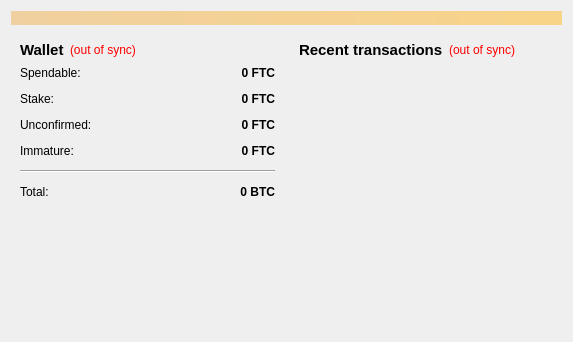
<?xml version="1.0" encoding="UTF-8"?>
<ui version="4.0">
 <class>OverviewPage</class>
 <widget class="QWidget" name="OverviewPage">
  <property name="geometry">
   <rect>
    <x>0</x>
    <y>0</y>
    <width>573</width>
    <height>342</height>
   </rect>
  </property>
  <property name="windowTitle">
   <string>Form</string>
  </property>
  <layout class="QVBoxLayout" name="topLayout">
   <item>
    <widget class="QLabel" name="labelAlerts">
     <property name="visible">
      <bool>false</bool>
     </property>
     <property name="styleSheet">
      <string notr="true">background-color: qlineargradient(x1: 0, y1: 0, x2: 1, y2: 0, stop:0 #F0D0A0, stop:1 #F8D488);  color:#000000
</string>
     </property>
     <property name="wordWrap">
      <bool>true</bool>
     </property>
     <property name="margin">
      <number>3</number>
     </property>
    </widget>
   </item>
   <item>
    <layout class="QHBoxLayout" name="horizontalLayout" stretch="1,1">
     <item>
      <layout class="QVBoxLayout" name="verticalLayout_2">
       <item>
        <widget class="QWidget" name="widget" native="true">
         <layout class="QVBoxLayout" name="verticalLayout_4">
          <item>
           <layout class="QHBoxLayout" name="horizontalLayout_4">
            <item>
             <widget class="QLabel" name="label_5">
              <property name="font">
               <font>
                <pointsize>11</pointsize>
                <weight>75</weight>
                <bold>true</bold>
               </font>
              </property>
              <property name="text">
               <string>Wallet</string>
              </property>
             </widget>
            </item>
            <item>
             <widget class="QLabel" name="labelWalletStatus">
              <property name="toolTip">
               <string>The displayed information may be out of date. Your wallet automatically synchronizes with the FINAD network after a connection is established, but this process has not completed yet.</string>
              </property>
              <property name="styleSheet">
               <string notr="true">QLabel { color: red; }</string>
              </property>
              <property name="text">
               <string notr="true">(out of sync)</string>
              </property>
              <property name="alignment">
               <set>Qt::AlignLeading|Qt::AlignLeft|Qt::AlignVCenter</set>
              </property>
             </widget>
            </item>
            <item>
             <spacer name="horizontalSpacer_2">
              <property name="orientation">
               <enum>Qt::Horizontal</enum>
              </property>
              <property name="sizeHint" stdset="0">
               <size>
                <width>40</width>
                <height>20</height>
               </size>
              </property>
             </spacer>
            </item>
           </layout>
          </item>
          <item>
           <layout class="QFormLayout" name="formLayout_2">
            <property name="fieldGrowthPolicy">
             <enum>QFormLayout::AllNonFixedFieldsGrow</enum>
            </property>
            <property name="horizontalSpacing">
             <number>12</number>
            </property>
            <property name="verticalSpacing">
             <number>12</number>
            </property>
            <item row="0" column="0">
             <widget class="QLabel" name="label">
              <property name="text">
               <string>Spendable:</string>
              </property>
             </widget>
            </item>
            <item row="0" column="1">
             <widget class="QLabel" name="labelBalance">
              <property name="font">
               <font>
                <weight>75</weight>
                <bold>true</bold>
               </font>
              </property>
              <property name="cursor">
               <cursorShape>IBeamCursor</cursorShape>
              </property>
              <property name="toolTip">
               <string>Your current spendable balance</string>
              </property>
              <property name="text">
               <string notr="true">0 FTC</string>
              </property>
              <property name="alignment">
               <set>Qt::AlignRight|Qt::AlignTrailing|Qt::AlignVCenter</set>
              </property>
              <property name="textInteractionFlags">
               <set>Qt::LinksAccessibleByMouse|Qt::TextSelectableByKeyboard|Qt::TextSelectableByMouse</set>
              </property>
             </widget>
            </item>
            <item row="1" column="0">
             <widget class="QLabel" name="label_6">
              <property name="text">
               <string>Stake:</string>
              </property>
             </widget>
            </item>
            <item row="1" column="1">
             <widget class="QLabel" name="labelStake">
              <property name="font">
               <font>
                <weight>75</weight>
                <bold>true</bold>
               </font>
              </property>
              <property name="cursor">
               <cursorShape>IBeamCursor</cursorShape>
              </property>
              <property name="toolTip">
               <string>Total of coins that was staked, and do not yet count toward the current balance</string>
              </property>
              <property name="text">
               <string notr="true">0 FTC</string>
              </property>
              <property name="alignment">
               <set>Qt::AlignRight|Qt::AlignTrailing|Qt::AlignVCenter</set>
              </property>
              <property name="textInteractionFlags">
               <set>Qt::LinksAccessibleByMouse|Qt::TextSelectableByKeyboard|Qt::TextSelectableByMouse</set>
              </property>
             </widget>
            </item>
            <item row="2" column="0">
             <widget class="QLabel" name="label_3">
              <property name="text">
               <string>Unconfirmed:</string>
              </property>
             </widget>
            </item>
            <item row="2" column="1">
             <widget class="QLabel" name="labelUnconfirmed">
              <property name="font">
               <font>
                <weight>75</weight>
                <bold>true</bold>
               </font>
              </property>
              <property name="cursor">
               <cursorShape>IBeamCursor</cursorShape>
              </property>
              <property name="toolTip">
               <string>Total of transactions that have yet to be confirmed, and do not yet count toward the current balance</string>
              </property>
              <property name="text">
               <string notr="true">0 FTC</string>
              </property>
              <property name="alignment">
               <set>Qt::AlignRight|Qt::AlignTrailing|Qt::AlignVCenter</set>
              </property>
              <property name="textInteractionFlags">
               <set>Qt::LinksAccessibleByMouse|Qt::TextSelectableByKeyboard|Qt::TextSelectableByMouse</set>
              </property>
             </widget>
            </item>
            <item row="3" column="0">
             <widget class="QLabel" name="labelImmatureText">
              <property name="text">
               <string>Immature:</string>
              </property>
             </widget>
            </item>
            <item row="3" column="1">
             <widget class="QLabel" name="labelImmature">
              <property name="font">
               <font>
                <weight>75</weight>
                <bold>true</bold>
               </font>
              </property>
              <property name="toolTip">
               <string>Mined balance that has not yet matured</string>
              </property>
              <property name="text">
               <string notr="true">0 FTC</string>
              </property>
              <property name="alignment">
               <set>Qt::AlignRight|Qt::AlignTrailing|Qt::AlignVCenter</set>
              </property>
              <property name="textInteractionFlags">
               <set>Qt::LinksAccessibleByMouse|Qt::TextSelectableByKeyboard|Qt::TextSelectableByMouse</set>
              </property>
             </widget>
            </item>
            <item row="4" column="0" colspan="2">
             <widget class="Line" name="line">
              <property name="orientation">
               <enum>Qt::Horizontal</enum>
              </property>
             </widget>
            </item>
            <item row="5" column="0">
             <widget class="QLabel" name="labelTotalText">
              <property name="text">
               <string>Total:</string>
              </property>
             </widget>
            </item>
            <item row="5" column="1">
             <widget class="QLabel" name="labelTotal">
              <property name="font">
               <font>
                <weight>75</weight>
                <bold>true</bold>
               </font>
              </property>
              <property name="cursor">
               <cursorShape>IBeamCursor</cursorShape>
              </property>
              <property name="toolTip">
               <string>Your current total balance</string>
              </property>
              <property name="text">
               <string notr="true">0 BTC</string>
              </property>
              <property name="alignment">
               <set>Qt::AlignRight|Qt::AlignTrailing|Qt::AlignVCenter</set>
              </property>
              <property name="textInteractionFlags">
               <set>Qt::LinksAccessibleByMouse|Qt::TextSelectableByKeyboard|Qt::TextSelectableByMouse</set>
              </property>
             </widget>
            </item>
           </layout>
          </item>
         </layout>
        </widget>
       </item>
       <item>
        <spacer name="verticalSpacer">
         <property name="orientation">
          <enum>Qt::Vertical</enum>
         </property>
         <property name="sizeHint" stdset="0">
          <size>
           <width>20</width>
           <height>40</height>
          </size>
         </property>
        </spacer>
       </item>
      </layout>
     </item>
     <item>
      <layout class="QVBoxLayout" name="verticalLayout_3">
       <item>
        <widget class="QWidget" name="widget_2" native="true">
         <layout class="QVBoxLayout" name="verticalLayout">
          <item>
           <layout class="QHBoxLayout" name="horizontalLayout_2">
            <item>
             <widget class="QLabel" name="label_4">
              <property name="font">
               <font>
                <pointsize>11</pointsize>
                <weight>75</weight>
                <bold>true</bold>
               </font>
              </property>
              <property name="text">
               <string>&lt;b&gt;Recent transactions&lt;/b&gt;</string>
              </property>
             </widget>
            </item>
            <item>
             <widget class="QLabel" name="labelTransactionsStatus">
              <property name="toolTip">
               <string>The displayed information may be out of date. Your wallet automatically synchronizes with the FINAD network after a connection is established, but this process has not completed yet.</string>
              </property>
              <property name="styleSheet">
               <string notr="true">QLabel { color: red; }</string>
              </property>
              <property name="text">
               <string notr="true">(out of sync)</string>
              </property>
              <property name="alignment">
               <set>Qt::AlignRight|Qt::AlignTrailing|Qt::AlignVCenter</set>
              </property>
             </widget>
            </item>
            <item>
             <spacer name="horizontalSpacer">
              <property name="orientation">
               <enum>Qt::Horizontal</enum>
              </property>
              <property name="sizeHint" stdset="0">
               <size>
                <width>40</width>
                <height>20</height>
               </size>
              </property>
             </spacer>
            </item>
           </layout>
          </item>
          <item>
           <widget class="QListView" name="listTransactions">
            <property name="styleSheet">
             <string notr="true">QListView { background: transparent; }</string>
            </property>
            <property name="frameShape">
             <enum>QFrame::NoFrame</enum>
            </property>
            <property name="verticalScrollBarPolicy">
             <enum>Qt::ScrollBarAlwaysOff</enum>
            </property>
            <property name="horizontalScrollBarPolicy">
             <enum>Qt::ScrollBarAlwaysOff</enum>
            </property>
            <property name="selectionMode">
             <enum>QAbstractItemView::NoSelection</enum>
            </property>
           </widget>
          </item>
         </layout>
        </widget>
       </item>
      </layout>
     </item>
    </layout>
   </item>
  </layout>
 </widget>
 <resources/>
 <connections/>
</ui>
